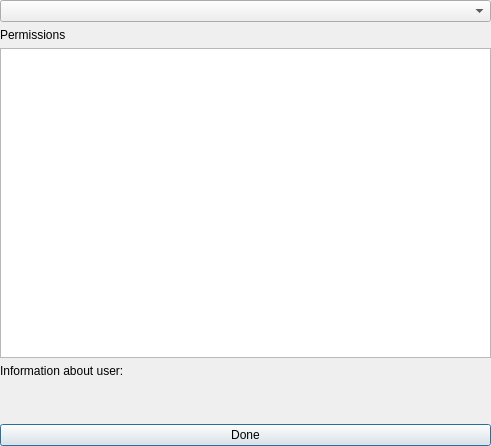
<?xml version="1.0" encoding="UTF-8"?>
<ui version="4.0">
 <class>SessionForm</class>
 <widget class="QDialog" name="SessionForm">
  <property name="geometry">
   <rect>
    <x>0</x>
    <y>0</y>
    <width>491</width>
    <height>446</height>
   </rect>
  </property>
  <property name="windowTitle">
   <string notr="true">Session info</string>
  </property>
  <layout class="QVBoxLayout" name="verticalLayout">
   <property name="leftMargin">
    <number>0</number>
   </property>
   <property name="topMargin">
    <number>0</number>
   </property>
   <property name="rightMargin">
    <number>0</number>
   </property>
   <property name="bottomMargin">
    <number>0</number>
   </property>
   <item>
    <widget class="QComboBox" name="comboBox"/>
   </item>
   <item>
    <widget class="QLabel" name="label">
     <property name="text">
      <string>Permissions</string>
     </property>
    </widget>
   </item>
   <item>
    <widget class="QListWidget" name="listWidget"/>
   </item>
   <item>
    <widget class="QLabel" name="label_2">
     <property name="text">
      <string notr="true">&lt;html&gt;&lt;head/&gt;&lt;body&gt;&lt;p&gt;Information about user:&lt;/p&gt;&lt;p&gt;&lt;br/&gt;&lt;/p&gt;&lt;/body&gt;&lt;/html&gt;</string>
     </property>
     <property name="wordWrap">
      <bool>true</bool>
     </property>
    </widget>
   </item>
   <item>
    <widget class="QPushButton" name="pushButton">
     <property name="text">
      <string>Done</string>
     </property>
    </widget>
   </item>
  </layout>
 </widget>
 <resources/>
 <connections/>
</ui>
